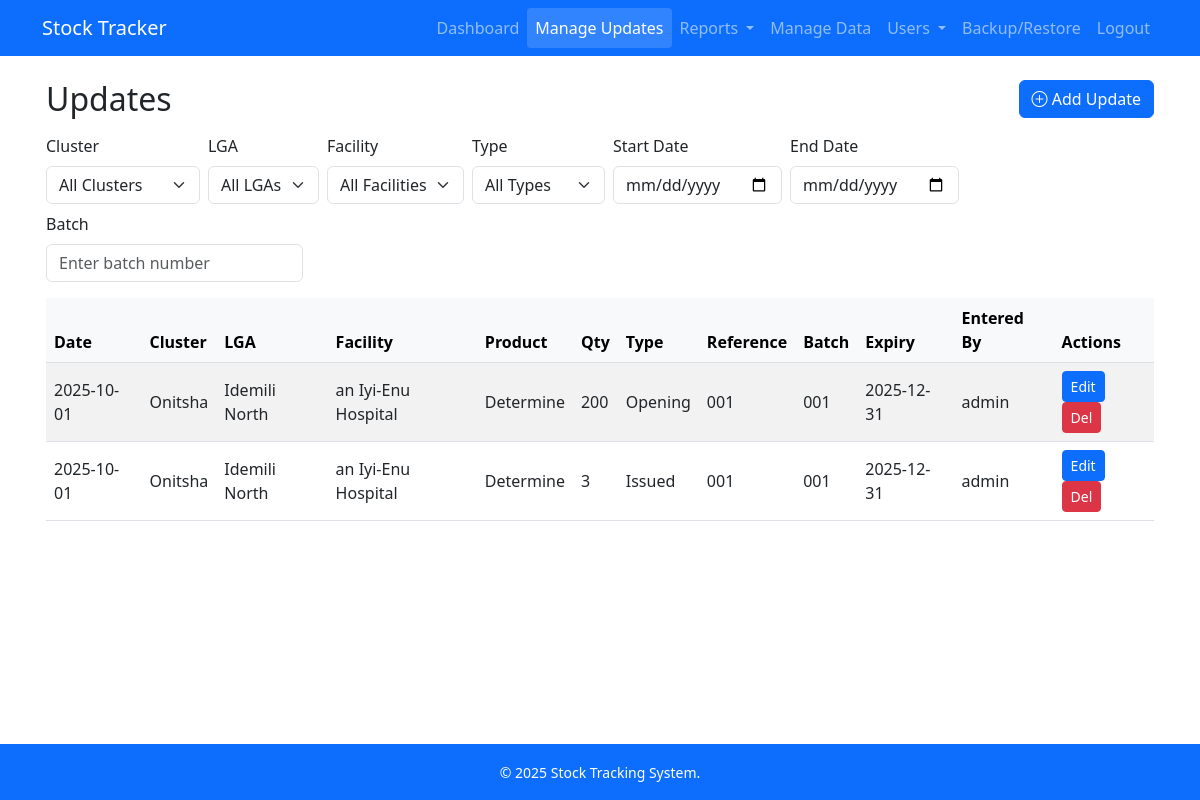
Page /transactions (signed in) on the earlier database version.
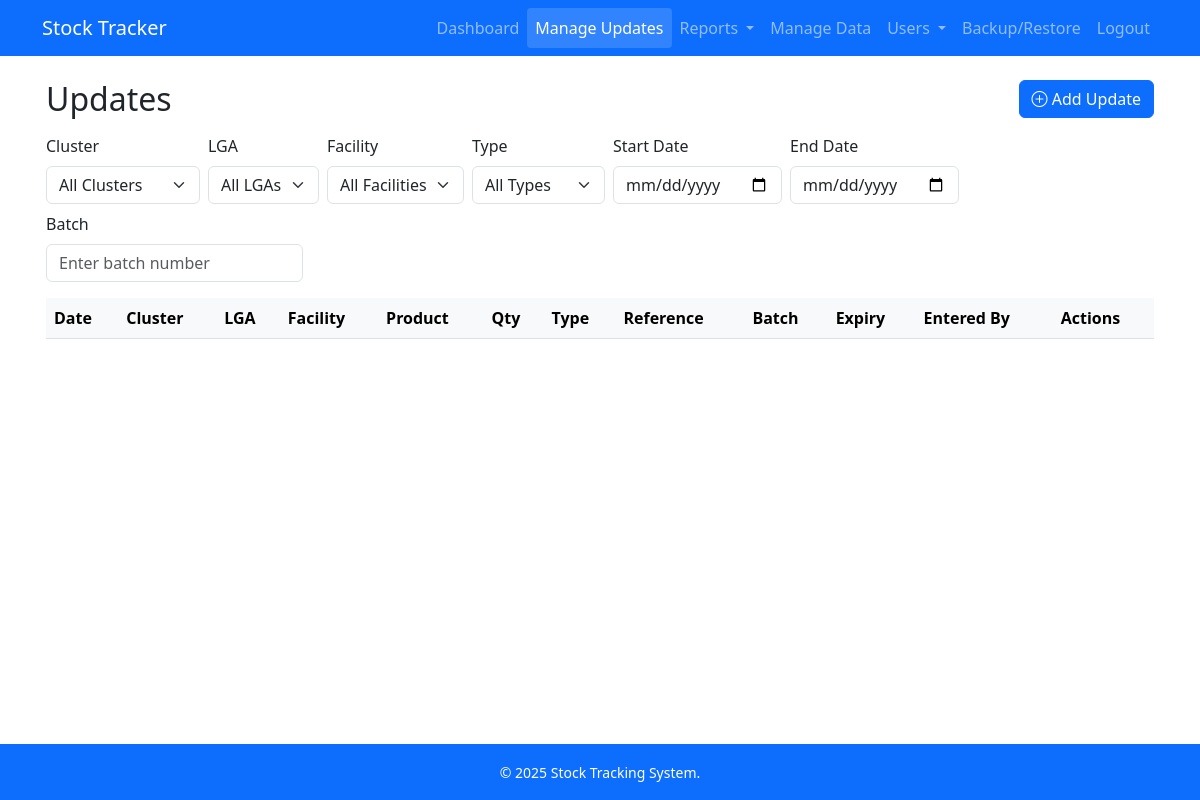
Same page on the later database version.
### models.py (models this page shows, shortened)
class StockTransaction(db.Model):
    id = db.Column(db.Integer, primary_key=True)
    facility_id = db.Column(db.Integer, db.ForeignKey('facility.id'), nullable=False)  # source facility
    product_id = db.Column(db.Integer, db.ForeignKey('product.id'), nullable=False)
    date = db.Column(db.Date, nullable=False, default=datetime.utcnow)
    quantity = db.Column(db.Integer, nullable=False)
    transaction_type = db.Column(db.String(20), nullable=False)
    reference_number = db.Column(db.String(50))
    batch_number = db.Column(db.String(50), nullable=True)
    expiry_date = db.Column(db.Date, nullable=True)
    entered_by = db.Column(db.String(120), nullable=True)
    created_at = db.Column(db.DateTime, default=datetime.utcnow)
    is_transfer_destination = db.Column(db.Boolean, default=False)
    destination_facility_id = db.Column(db.Integer, db.ForeignKey('facility.id'), nullable=True)
    comments = db.Column(db.Text)
    source_facility_id = db.Column(db.Integer, db.ForeignKey('facility.id'), nullable=True)
    facility = db.relationship(   # ✅ source facility
        'Facility',
        foreign_keys=[facility_id],
        backref='transactions_out'
    )
    destination_facility = db.relationship(
        'Facility',
        foreign_keys=[destination_facility_id],
        backref='transactions_in'
    )
    source_facility = db.relationship(  # ✅ new relationship for Transfer-In source
        'Facility',
        foreign_keys=[source_facility_id],
        backref='transactions_source'
    )

class Cluster(db.Model):
    id = db.Column(db.Integer, primary_key=True)
    name = db.Column(db.String(100), unique=True, nullable=False)
    lgas = db.relationship('LGA', backref='cluster', lazy=True)

class LGA(db.Model):
    id = db.Column(db.Integer, primary_key=True)
    name = db.Column(db.String(100), nullable=False)
    cluster_id = db.Column(db.Integer, db.ForeignKey('cluster.id'), nullable=False)
    facilities = db.relationship('Facility', backref='lga', lazy=True)

class Facility(db.Model):
    id = db.Column(db.Integer, primary_key=True)
    name = db.Column(db.String(150), nullable=False)
    lga_id = db.Column(db.Integer, db.ForeignKey('lga.id'), nullable=False)
    newdpt_orgunitid = db.Column(db.String(100), nullable=True)
    facility_products = db.relationship('FacilityProduct', backref='facility', lazy=True)

class Product(db.Model):
    id = db.Column(db.Integer, primary_key=True)
    name = db.Column(db.String(120), nullable=False)
    unit = db.Column(db.String(30))
    facility_products = db.relationship('FacilityProduct', backref='product', lazy=True)
    transactions = db.relationship('StockTransaction', backref='product', lazy=True)

### app.py (the view)
@app.route('/transactions')
@restrict_scope
def transactions():
    from datetime import datetime
    from sqlalchemy.orm import aliased
    FacilityDest = aliased(Facility)
    FacilitySource = aliased(Facility)
    start_date = request.args.get('start_date')
    end_date = request.args.get('end_date')
    transaction_types = ['Received', 'Opening', 'Transfer-In','Issued', 'Lost', 'Damaged', 'Expired', 'Transfer','Adjusted']
    selected_transaction_type = request.args.get("transaction_type", "")
    batch_number = request.args.get('batch_number', '').strip()
    query = db.session.query(
        StockTransaction.id,
        StockTransaction.date,
        StockTransaction.quantity,
        StockTransaction.transaction_type,
        StockTransaction.reference_number,
        StockTransaction.batch_number,
        StockTransaction.expiry_date,
        StockTransaction.entered_by,
        Facility.id.label('facility_id'),
        Facility.name.label('facility'),
        FacilityDest.id.label('destination_facility_id'),
        FacilityDest.name.label('destination_facility'),
        FacilitySource.id.label('source_facility_id'),
        FacilitySource.name.label('source_facility'),
        LGA.id.label('lga_id'),
        LGA.name.label('lga'),
        Cluster.id.label('cluster_id'),
        Cluster.name.label('cluster'),
        Product.name.label('product')
    ).join(Facility, StockTransaction.facility_id == Facility.id) \
     .outerjoin(FacilityDest, StockTransaction.destination_facility_id == FacilityDest.id) \
     .outerjoin(FacilitySource, StockTransaction.source_facility_id == FacilitySource.id) \
     .join(LGA, Facility.lga_id == LGA.id) \
     .join(Cluster, LGA.cluster_id == Cluster.id) \
     .join(Product, StockTransaction.product_id == Product.id) \
     .filter(
         (g.cluster_id is None or LGA.cluster_id == g.cluster_id),
         (g.lga_id is None or Facility.lga_id == g.lga_id),
         (g.facility_id is None or StockTransaction.facility_id == g.facility_id)
     )
    if batch_number:
        query = query.filter(StockTransaction.batch_number.ilike(f"%{batch_number}%"))
    if selected_transaction_type:
        query = query.filter(StockTransaction.transaction_type == selected_transaction_type)
    if start_date:
        try:
            start = datetime.strptime(start_date, "%Y-%m-%d").date()
            query = query.filter(StockTransaction.date >= start)
        except ValueError:
            pass
    if end_date:
        try:
            end = datetime.strptime(end_date, "%Y-%m-%d").date()
            query = query.filter(StockTransaction.date <= end)
        except ValueError:
            pass
    transactions = query.order_by(StockTransaction.date.desc()).all()
    clusters, lgas, facilities = get_dropdowns(g.cluster_id, g.lga_id, g.facility_id)
    return render_template(
        'transactions.html',
        transactions=transactions,
        clusters=clusters,
        lgas=lgas,
        facilities=facilities,
        selected_cluster=g.cluster_id,
        selected_lga=g.lga_id,
        selected_facility=g.facility_id,
        transaction_types=transaction_types,
        selected_transaction_type=selected_transaction_type,
        start_date=start_date,
        end_date=end_date,
        batch_number=batch_number
    )

### app.py (called while the page is built)
@login_manager.user_loader
def load_user(user_id):
    return User.query.get(int(user_id))

### auth/scope_utils.py (called while the page is built, shortened)
def get_user_scope_filters(cluster_id=None, lga_id=None, facility_id=None):
    if current_user.role in ['super', 'admin']:
        return cluster_id, lga_id, facility_id

def restrict_scope(f):
    @wraps(f)
    def wrapper(*args, **kwargs):
        cluster_id = request.args.get("cluster", type=int)
        lga_id = request.args.get("lga", type=int)
        facility_id = request.args.get("facility", type=int)
        g.cluster_id, g.lga_id, g.facility_id = get_user_scope_filters(
            cluster_id, lga_id, facility_id
        )
        return f(*args, **kwargs)
    return wrapper

### templates/transactions.html (shortened to what this page needs)
{% extends "base.html" %}
{% block content %}
<div class="d-flex justify-content-between align-items-center mb-3">
  <h2 class="mb-0">Updates</h2>
  <a href="{{ url_for('add_transaction') }}" class="btn btn-primary">
    <i class="bi bi-plus-circle"></i> Add Update
  </a>
</div>
<form method="get" class="row g-2 mb-3" id="filtersForm">
  <div class="col-lg-auto">
    <label class="form-label">Cluster</label>
    <select name="cluster" class="form-select" onchange="document.getElementById('filtersForm').submit()">
      <option value="">All Clusters</option>
    </select>
  </div>
  <div class="col-lg-auto">
    <label class="form-label">LGA</label>
    <select name="lga" class="form-select" onchange="document.getElementById('filtersForm').submit()">
      <option value="">All LGAs</option>
    </select>
  </div>
  <div class="col-lg-auto">
    <label class="form-label">Facility</label>
    <select name="facility" class="form-select" onchange="document.getElementById('filtersForm').submit()">
      <option value="">All Facilities</option>
    </select>
  </div>
  <div class="col-lg-auto">
    <label class="form-label">Type</label>
    <select name="transaction_type" class="form-select" onchange="document.getElementById('filtersForm').submit()">
      <option value="">All Types</option>
    </select>
  </div>
  <div class="col-lg-auto">
    <label class="form-label">Start Date</label>
    <input
      type="date"
      name="start_date"
      class="form-control"
      value="{{ request.args.get('start_date', '') }}"
      onchange="document.getElementById('filtersForm').submit()"
    >
  </div>
  <div class="col-lg-auto">
    <label class="form-label">End Date</label>
    <input
      type="date"
      name="end_date"
      class="form-control"
      value="{{ request.args.get('end_date', '') }}"
      onchange="document.getElementById('filtersForm').submit()"
    >
  </div>
  <div class="col-lg-auto">
    <label class="form-label">Batch</label>
    <input
      type="text"
      name="batch_number"
      class="form-control"
      placeholder="Enter batch number"
      value="{{ request.args.get('batch_number', '') }}"
      onchange="document.getElementById('filtersForm').submit()"
    >
  </div>
</form>
<div class="table-responsive">
<table class="table table-striped align-middle">
  <thead class="table-light">
    <tr>
      <th>Date</th>
      <th>Cluster</th>
      <th>LGA</th>
      <th>Facility</th>
      <th>Product</th>
      <th>Qty</th>
      <th>Type</th>
      <th>Reference</th>
      <th>Batch</th>
      <th>Expiry</th>
      <th>Entered By</th>
      <th>Actions</th>
    </tr>
  </thead>
  <tbody>
    {% for tx in transactions %}
    <tr>
      <td>{{ tx.date }}</td>
      <td>{{ tx.cluster }}</td>
      <td>{{ tx.lga }}</td>
      <td>
        {% if tx.transaction_type == "Transfer" %}
          {{ tx.facility }} → {{ tx.destination_facility or "N/A" }}
        {% elif tx.transaction_type == "Transfer-In" %}
          {{ tx.facility }} ← {{ tx.source_facility or "N/A" }}
        {% else %}
          {{ tx.facility }}
        {% endif %}
      </td>
      <td>{{ tx.product }}</td>
      <td>{{ tx.quantity }}</td>
      <td>{{ tx.transaction_type }}</td>
      <td>{{ tx.reference_number }}</td>
      <td>{{ tx.batch_number }}</td>
      <td>{{ tx.expiry_date }}</td>
      <td>{{ tx.entered_by }}</td>
      <td>
        {% if tx.transaction_type != 'Transfer-In' or current_user.role == 'super' %}
            <a href="{{ url_for('edit_transaction', id=tx.id) }}" class="btn btn-sm btn-primary">Edit</a>
            <form action="{{ url_for('delete_transaction', id=tx.id) }}" method="post" style="display:inline;"
                  onsubmit="return confirm('Are you sure?');">
              <button type="submit" class="btn btn-sm btn-danger">Del</button>
            </form>
        {% endif %}
      </td>
    </tr>
    {% endfor %}
  </tbody>
</table>
</div>
{% endblock %}

### templates/base.html (shortened to what this page needs)
<!doctype html>
<html lang="en">
<head>
    <link rel="stylesheet" href="https://cdn.jsdelivr.net/npm/bootstrap@5.3.0/dist/css/bootstrap.min.css">
    <link rel="stylesheet" href="https://cdn.datatables.net/1.13.6/css/jquery.dataTables.min.css">
    <link rel="stylesheet" href="https://cdn.datatables.net/responsive/2.5.0/css/responsive.dataTables.min.css">
    <link rel="stylesheet" href="https://cdn.jsdelivr.net/npm/bootstrap-icons@1.10.5/font/bootstrap-icons.css">
</head>
<body class="d-flex flex-column min-vh-100">
  <nav class="navbar navbar-expand-lg navbar-dark bg-primary">
    <div class="container">
      <a class="navbar-brand" href="{{ url_for('index') }}">Stock Tracker</a>
      <div class="collapse navbar-collapse" id="navbarNav">
        <ul class="navbar-nav ms-auto">
            {% if current_user.is_authenticated %}
            <li class="nav-item">
              <a class="nav-link {% if request.endpoint == 'dashboard.dashboard_home' %}active{% endif %}"
                href="{{ url_for('dashboard.dashboard_home') }}">Dashboard</a>
            </li>
            <li class="nav-item">
              <a class="nav-link {% if request.endpoint == 'transactions' %}active{% endif %}"
                href="{{ url_for('transactions') }}">Manage Updates</a>
            </li>
            <li class="nav-item dropdown">
              <a class="nav-link dropdown-toggle {% if request.endpoint.startswith('report') or request.endpoint.startswith('reporting_bp') %}active{% endif %}"
                href="#" role="button" data-bs-toggle="dropdown" aria-expanded="false">
                Reports
              </a>
            </li>
            {% if current_user.role == 'super' %}
              <li class="nav-item">
                <a class="nav-link {% if request.endpoint == 'admin.manage_data' %}active{% endif %}"
                  href="{{ url_for('admin.manage_data') }}">Manage Data</a>
              </li>
            {% endif %}
            {% if current_user.role == 'super' %}
              <li class="nav-item dropdown">
                <a class="nav-link dropdown-toggle {% if 'auth' in request.endpoint %}active{% endif %}" href="#" role="button" data-bs-toggle="dropdown" aria-expanded="false">
                  Users
                </a>
              </li>
                  <li class="nav-item"><a class="nav-link {% if request.path.startswith(url_for('backup.backup_page')) %}active{% endif %}" href="{{ url_for('backup.backup_page') }}">Backup/Restore</a></li>
            {% endif %}
            <li class="nav-item">
              <a class="nav-link" href="{{ url_for('auth.logout') }}">Logout</a>
            </li>
          {% else %}
            <li class="nav-item">
              <a class="nav-link {% if request.endpoint == 'auth.login' %}active{% endif %}" href="{{ url_for('auth.login') }}">Login</a>
            </li>
          {% endif %}
        </ul>
      </div>
    </div>
  </nav>
  <main class="flex-fill container mt-4 content-wrapper">
      {% block content %}{% endblock %}
  </main>
  <footer class="bg-primary text-white text-center py-3 mt-auto">
      <div class="container">
          <small>&copy; {{ current_year or 2025 }} Stock Tracking System. </small>
      </div>
  </footer>
</body>
</html>

### templates/base.html (style rules this page uses)
.nav-link.active { background-color: #007bff !important; color: #fff !important; border-radius: 0.25rem; }
.content-wrapper { margin-bottom: 3rem; padding-left: 1rem; padding-right: 1rem; }
.navbar .nav-link.active { background-color: rgba(255, 255, 255, 0.15) !important; color: #fff !important; }

Differences in the rows shown:
removed StockTransaction: date "2025-10-01", cluster "Onitsha", lga "Idemili North", facility "an Iyi-Enu Hospital", product "Determine", quantity "200", transaction_type "Opening", reference_number "001", batch_number "001", expiry_date "2025-12-31", entered_by "admin"
removed StockTransaction: date "2025-10-01", cluster "Onitsha", lga "Idemili North", facility "an Iyi-Enu Hospital", product "Determine", quantity "3", transaction_type "Issued", reference_number "001", batch_number "001", expiry_date "2025-12-31", entered_by "admin"
